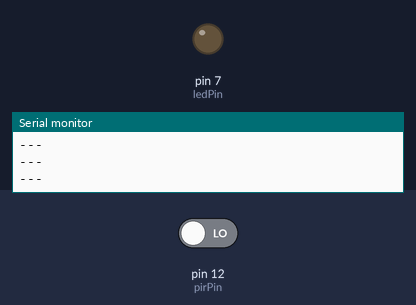
Bench run of a sketch on a simulated Arduino Uno, built with avr-gcc and run on an emulated ATmega328P. Parts: output pins drawn as LEDs (lit = HIGH), the last lines printed to the serial monitor. The test bench sets the inputs (shaded band); at power-on: pin 12 (pirPin) LOW.

Above: at 16.2 s.
16.3 s: pin 12 (pirPin) driven HIGH
At 17.5 s:
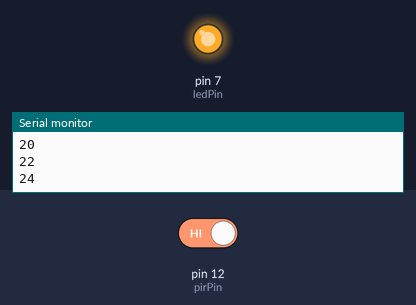
17.8 s: pin 12 (pirPin) driven LOW
At 18.9 s:
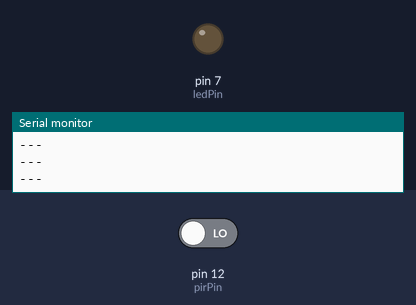
Timing chart, 0 to 20.8 s (numbered marks = the images above; inputs shaded):
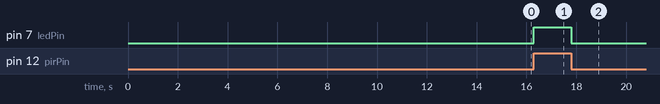

Measured:
- after the input at 16.3 s, pin 7 (ledPin): LOW → HIGH at once
- after the input at 17.8 s, pin 7 (ledPin): HIGH → LOW at once

The sketch:

s_motion-sensor_PIR.ino
```cpp
// (licence header left out)
//#include <LAudio.h>

const int pirPin = 12;
const int ledPin = 7;
int i = 0;


void setup() {

  //LAudio.begin();

  Serial.begin(9600);

  pinMode(pirPin, INPUT);
  pinMode(ledPin, OUTPUT);

  delay(15000);       // delay to make the PIR Stabilized
}

void loop() {

  i++;
  i =  i % 100;

  int val = digitalRead(pirPin);
  if (val == HIGH) {
    //LAudio.playFile( storageFlash,(char*)"raidsiren.mp3");   // Playing Raid Siren Audio File
    //LAudio.setVolume(1);                                // Volume (1-6) Set 6 Max.
    digitalWrite(ledPin, HIGH);
    Serial.println(++i);
  } else {
    //LAudio.stop();
    digitalWrite(ledPin, LOW);
    Serial.println("---");
    i = 0;
  }
  delay(100);
}
```
